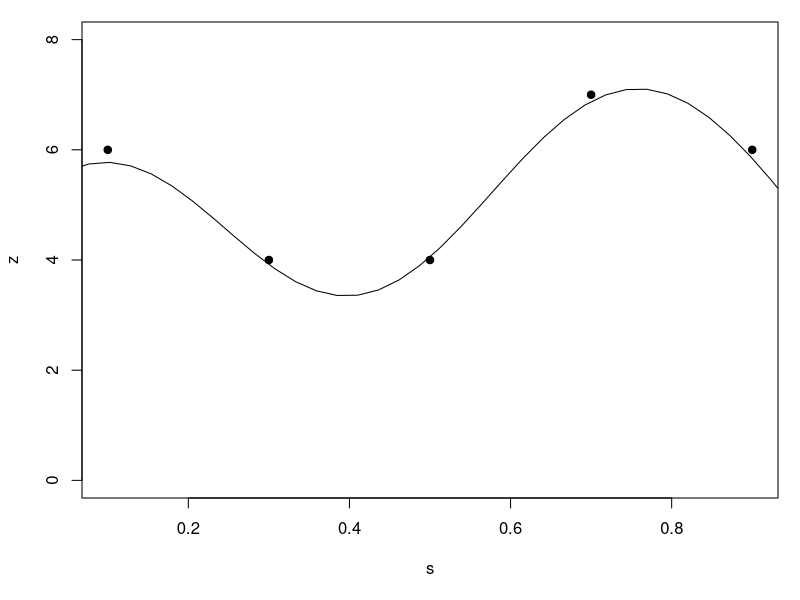

Write R code to recreate this figure. (Note: this script raises an error after producing the figure.)
library(tidyverse)

# Training data
s <- c(0.1, 0.3, 0.5, 0.7, 0.9)
z <- c(6, 4, 4, 7, 6)
z<- as.matrix(z)
par(mar=c(5,4,1,1)+0.1)
plot(s,z, 
     ylim = c(0,8), pch=19)

# Kernel functions
sof <- 0.5
sd <- 5

kernel_g <- function(s1, s2){
  k <- (sd^2) * exp(-pi* (abs(s1-s2)/sof)^2) 
  return(k)
}

kernel_m <- function(s1, s2){
  k <- (sd^2) * exp(-2* (abs(s1-s2)/sof))
  return(k)
}

kernel_b <- function(s1, s2){
  dif <- abs(s1-s2)
  if (dif < sof) {
    k <- (sd^2) * (1-(dif/sof)) 
  }else{
    k <- 0
  }
  return(k)
}

kernel_e <- function(s1,s2){
  k <- exp(-0.5*abs(s1-s2)^2)
  return(k)
}

# Calculate covariance matrices
make_cov <- function(s1, s2, kernel){
  len_s1 <- length(s1)
  len_s2 <- length(s2)
  cov_m <- matrix(nrow = len_s1, ncol = len_s2)
  for (i in 1:len_s2) {
    cov_m[,i] <- map_dbl(s1, function(x) kernel(s1=x, s2=s2[i]) )
  }
  return(cov_m)
}

# Predict
test_s <- seq(0, 1, length= 40)

k <- make_cov(s1=s, s2=s, kernel = kernel_g)
k_star <- make_cov(s1=test_s, s2=s, kernel = kernel_g)
 # Add noise 
noise <- rnorm(length(k_star),mean=0,sd=1) %>% matrix(ncol = ncol(k_star), nrow = nrow(k_star))
r <- cov(noise)

z_predict <- k_star %*% solve(k+r) %*% z

# Plot predicting
lines(test_s,z_predict)


make_cov(s1=s, s2=s, kernel = kernel_g, sof = 0.5, sd = 2)
